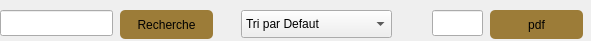
        <widget class="QFrame" name="frame_9">
         <property name="geometry">
          <rect>
           <x>20</x>
           <y>260</y>
           <width>591</width>
           <height>41</height>
          </rect>
         </property>
         <property name="frameShape">
          <enum>QFrame::NoFrame</enum>
         </property>
         <widget class="QLineEdit" name="lineEdit_rechercher">
          <property name="geometry">
           <rect>
            <x>0</x>
            <y>10</y>
            <width>113</width>
            <height>26</height>
           </rect>
          </property>
         </widget>
         <widget class="QPushButton" name="pushButton_recherchers">
          <property name="geometry">
           <rect>
            <x>120</x>
            <y>10</y>
            <width>93</width>
            <height>29</height>
           </rect>
          </property>
          <property name="styleSheet">
           <string notr="true">background-color: rgb(156, 124, 56);
border-radius:5px;</string>
          </property>
          <property name="text">
           <string>Recherche</string>
          </property>
         </widget>
         <widget class="QPushButton" name="pushButton_goto_confirmation">
          <property name="geometry">
           <rect>
            <x>490</x>
            <y>10</y>
            <width>93</width>
            <height>29</height>
           </rect>
          </property>
          <property name="styleSheet">
           <string notr="true">background-color: rgb(156, 124, 56);
border-radius:5px;</string>
          </property>
          <property name="text">
           <string>pdf</string>
          </property>
         </widget>
         <widget class="QLineEdit" name="lineEdit_goto_confirmation">
          <property name="geometry">
           <rect>
            <x>432</x>
            <y>10</y>
            <width>51</width>
            <height>26</height>
           </rect>
          </property>
         </widget>
         <widget class="QComboBox" name="comboBox_tri">
          <property name="geometry">
           <rect>
            <x>241</x>
            <y>10</y>
            <width>151</width>
            <height>28</height>
           </rect>
          </property>
          <item>
           <property name="text">
            <string>Tri par Defaut</string>
           </property>
          </item>
          <item>
           <property name="text">
            <string>NumReservationASC</string>
           </property>
          </item>
          <item>
           <property name="text">
            <string>NumReservationDESC</string>
           </property>
          </item>
          <item>
           <property name="text">
            <string>DateReservationASC</string>
           </property>
          </item>
          <item>
           <property name="text">
            <string>DateReservationDESC</string>
           </property>
          </item>
         </widget>
        </widget>
